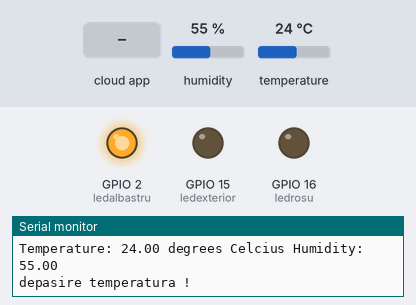
Bench run of a sketch on a simulated ESP8266 (NodeMCU). Shown: output pins drawn as LEDs (lit = HIGH), the last lines printed to the serial monitor. The test bench sets the inputs (shaded band); at power-on: humidity 55 %, temperature 24 °C.

Above: at 3.3 s.
3.4 s: humidity set to 68 %
At 10.6 s:
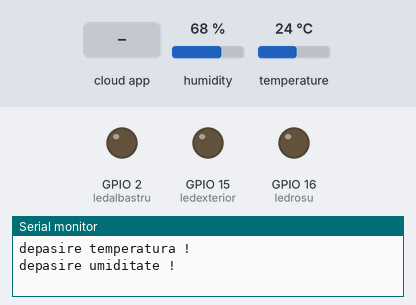
11.7 s: the phone or cloud app sets 3 to 1
At 13.4 s:
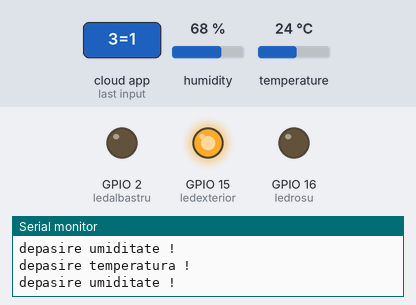
21.8 s: humidity set to 62 %
31.9 s: humidity set to 59 %
At 41.6 s:
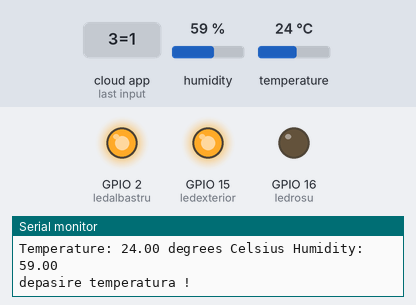
42.1 s: temperature set to 20 °C
At 51.5 s:
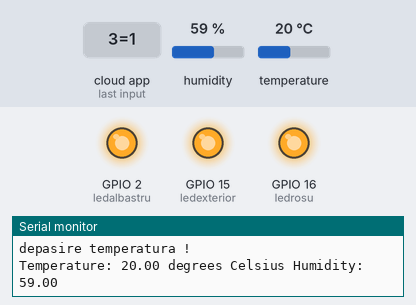
52.2 s: humidity set to 88 %
At 61.3 s:
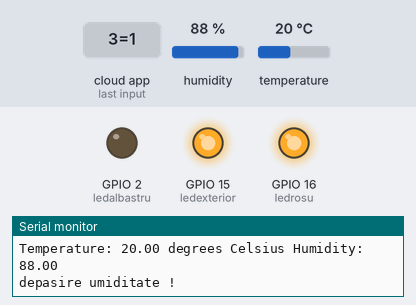
Timing chart, 0 to 62.8 s (numbered marks = the images above; inputs shaded):
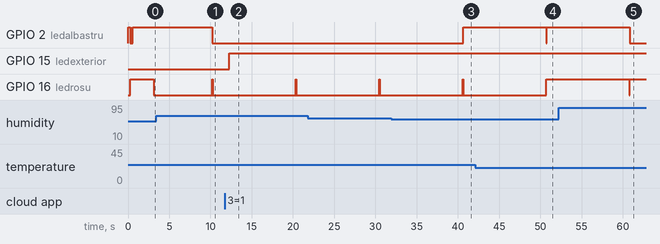

Measured:
- the behaviour switches between 61 and 60 % on humidity (found by bisection; images 2 and 3)
- the behaviour switches between 22 and 21 °C on temperature (found by bisection; images 3 and 4)
- after the input at 3.4 s, GPIO 2 (ledalbastru): goes on until 10.2 s, then stays LOW
- after the input at 11.7 s, GPIO 15 (ledexterior): LOW → HIGH after 0.55 s
- after the input at 31.9 s, GPIO 2 (ledalbastru): LOW → HIGH after 8.7 s
- after the input at 42.1 s, GPIO 16 (ledrosu): goes on until 50.7 s, then stays HIGH
- after the input at 52.2 s, GPIO 2 (ledalbastru): goes on until 60.8 s, then stays LOW

The sketch:

esp-3.ino
```cpp
// This example shows how to connect to Cayenne using an ESP8266 and send/receive sample data.
// Make sure you install the ESP8266 Board Package via the Arduino IDE Board Manager and select the correct ESP8266 board before compiling.
// small changes by Nicu FLORICA aka niq_ro, 27.11.2017, Craiova - Romania
// see http://nicuflorica.blogspot.ro/search?q=nodemcu

#include <DHT.h>
#define DHTPIN 5 // what pin we're connected to
// note GPIO5 is D1 at NodeMCU - http://www.14core.com/wp-content/uploads/2015/06/Node-MCU-Pin-Out-Diagram1.png
#define DHTTYPE DHT11   // DHT 11
//#define DHTTYPE DHT22   // DHT 22
DHT dht(DHTPIN, DHTTYPE,11);

#define ledalbastru 2 // blue led GPIO2 is D4
#define ledrosu 16  //
float t, h;
#define ledexterior 15 // external led is as D3

//#define CAYENNE_DEBUG
#define CAYENNE_PRINT Serial
#include <CayenneMQTTESP8266.h>

// WiFi network info.
char ssid[] = "your ssid";
char wifiPassword[] = "yourpassword";

// Cayenne authentication info. This should be obtained from the Cayenne Dashboard.
char username[] = "char username";
char password[] = "char password";
char clientID[] = "char clientID3";

unsigned long lastMillis = 0;

void setup() {
  Serial.begin(115200);
  Serial.println();
  Serial.println("NodeMCU 0.9 - Cayenne IoT");
  dht.begin();
  //delay(1000);
//  pinMode(BUILTIN_LED, OUTPUT);     // Initialize the BUILTIN_LED pin as an output
  pinMode(ledrosu, OUTPUT);     // Initialize the BUILTIN_LED pin as an output
  pinMode(ledalbastru, OUTPUT);     // Initialize the BUILTIN_LED pin as an output
//  digitalWrite(BUILTIN_LED, HIGH);   // Turn the LED off
  digitalWrite(ledrosu, HIGH);   // Turn the LED off
  digitalWrite(ledalbastru, HIGH);   // Turn the LED off
  digitalWrite(ledrosu, LOW);   // Turn the LED on
//  digitalWrite(BUILTIN_LED, LOW);   // Turn the LED on
  delay(300);
  //digitalWrite(BUILTIN_LED, HIGH);   // Turn the LED off
  digitalWrite(ledrosu, HIGH);   // Turn the LED off
  digitalWrite(ledalbastru, LOW);   // Turn the LED on
  delay(300);
  digitalWrite(ledalbastru, HIGH);   // Turn the LED off

  pinMode(ledexterior, OUTPUT);
  digitalWrite(ledexterior, LOW);   // Turn the LED off

  h = dht.readHumidity();
  t = dht.readTemperature();
  Serial.print("Temperature: ");
  Serial.print(t);
  Serial.print(" degrees Celcius Humidity: ");
  Serial.println(h);
  Cayenne.begin(username, password, clientID, ssid, wifiPassword);
}

void loop() {
  Cayenne.loop();

  //Publish data every 10 seconds (10000 milliseconds). Change this value to publish at a different interval.
  if (millis() - lastMillis > 10000) {
  h = dht.readHumidity();
  t = dht.readTemperature();
  Serial.print("Temperature: ");
  Serial.print(t);
  Serial.print(" degrees Celsius Humidity: ");
  Serial.println(h);
  if (isnan(h) || isnan(t)) {
    Serial.println("Failed to read from DHT sensor!");
    return;
  }

    lastMillis = millis();
    //Write data to Cayenne here. This example just sends the current uptime in milliseconds.
    //Cayenne.virtualWrite(0, lastMillis);
    //Some examples of other functions you can use to send data.
    Cayenne.celsiusWrite(1, t);
    Cayenne.virtualWrite(0, h);
    //Cayenne.luxWrite(2, 700);
    //Cayenne.virtualWrite(3, 50, TYPE_PROXIMITY, UNIT_CENTIMETER);

   digitalWrite(ledrosu, LOW);   // Turn the LED off
//  digitalWrite(BUILTIN_LED, LOW);   // Turn the LED on
  delay(50);
  //digitalWrite(BUILTIN_LED, HIGH);   // Turn the LED off
  digitalWrite(ledrosu, HIGH);   // Turn the LED off
  digitalWrite(ledalbastru, LOW);   // Turn the LED off
  delay(50);
  digitalWrite(ledalbastru, HIGH);   // Turn the LED off
  }
/*
if (t > 25.00)  digitalWrite(BUILTIN_LED, LOW);   // Turn the LED on (Note that LOW is the voltage level
else digitalWrite(BUILTIN_LED, HIGH);   // Turn the LED off
*/
if (t > 21.00)
{
  digitalWrite(ledrosu, LOW);   // Turn the LED on (Note that LOW is the voltage level
  Serial.println("depasire temperatura !");
}
else digitalWrite(ledrosu, HIGH);   // Turn the LED off

if (h > 60.00)
{
digitalWrite(ledalbastru, LOW);   // Turn the LED on (Note that LOW is the voltage level
Serial.println("depasire umiditate !");
}
else digitalWrite(ledalbastru, HIGH);   // Turn the LED off


}  // end main loop

//Default function for processing actuator commands from the Cayenne Dashboard.
//You can also use functions for specific channels, e.g CAYENNE_IN(1) for channel 1 commands.
CAYENNE_IN_DEFAULT()
{
  CAYENNE_LOG("CAYENNE_IN_DEFAULT(%u) - %s, %s", request.channel, getValue.getId(), getValue.asString());
  //Process message here. If there is an error set an error message using getValue.setError(), e.g getValue.setError("Error message");
}

CAYENNE_IN(3)  // button, pe canal 3
  {
    int currentValue=getValue.asInt();
     if(currentValue==1)
     {
      digitalWrite(ledexterior,HIGH);
      }
      else
      {
      digitalWrite(ledexterior,LOW);
      }
  }
```
